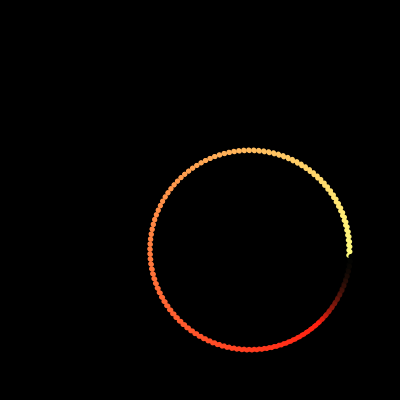
Frame 1 (no input)
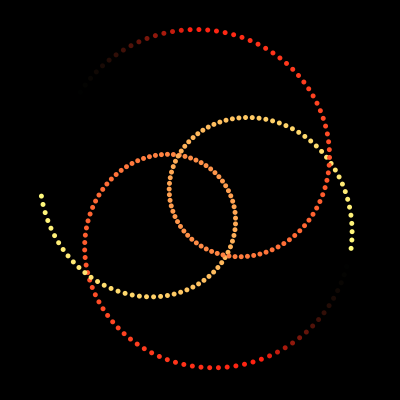
Frame 60 (the mouse pressed at the canvas centre just before this capture)
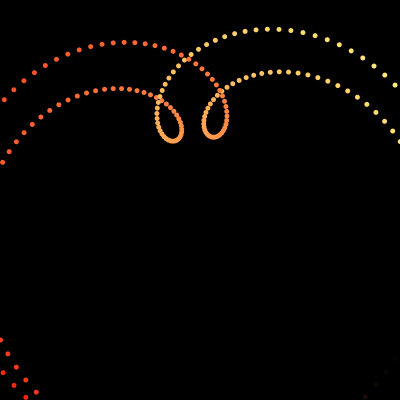
Frame 120 (the mouse held since frame 60 and released just before this capture)

The Processing sketch that drew these frames (run headless with seeded random() and noise(); from frame 60 on, the mouse is pressed at the canvas centre):

// Processing sketch: processing_64796
// ── processing_64796.pde

//guardo las posiciones de la circunsferencia
float [] posX = new float [126];
float [] posY = new float [126];
int [] col = new int [126];
float angle = 0.0;
float speed = 0.05; 
float radius = 100.0; 
//--
float angulo = 0.0;
float angulo2 = 0.0;
//----------------------------
void setup()
{
  size(400, 400);
  background(0);
  smooth();
  noStroke();
  //con este for lleno el array
  for (int i = 0; i < posX.length; i++)
      {    
        angle += speed; 
        float sinval = sin(angle);
        float cosval = cos(angle);
        float x = 50 + (cosval * radius);
        float y = 50 + (sinval * radius); 
        posX[i] = x; 
        posY[i] = y;
        col[i] = i;
      };
 //------
}
//----------------------------
void draw()
{
  background(0);
  translate(width/2, height/2); 
//-------------------------
pushMatrix();
  for (int a = 0; a < posX.length; a++)
      {
        angulo += 0.000003;   
        fill(col[a]*a, col[a]+a, a);
        rotate(angulo);  
        //con el mouse se agranda o se achica un poco
        ellipse(posX[a] + mouseX/3, posY[a] + mouseY/3, 5, 5);
      }; 
popMatrix();
//--
pushMatrix();
  for (int a = posX.length-1; a > 0; a--)
      {
        angulo2 -= 0.000003;   
        rotate(angulo2);      
        fill(col[a]*a, col[a]+a, a);
        ellipse(posX[a] + mouseX/3, posY[a] + mouseY/3, 5, 5);
      };
popMatrix();
//----------------------------
}
